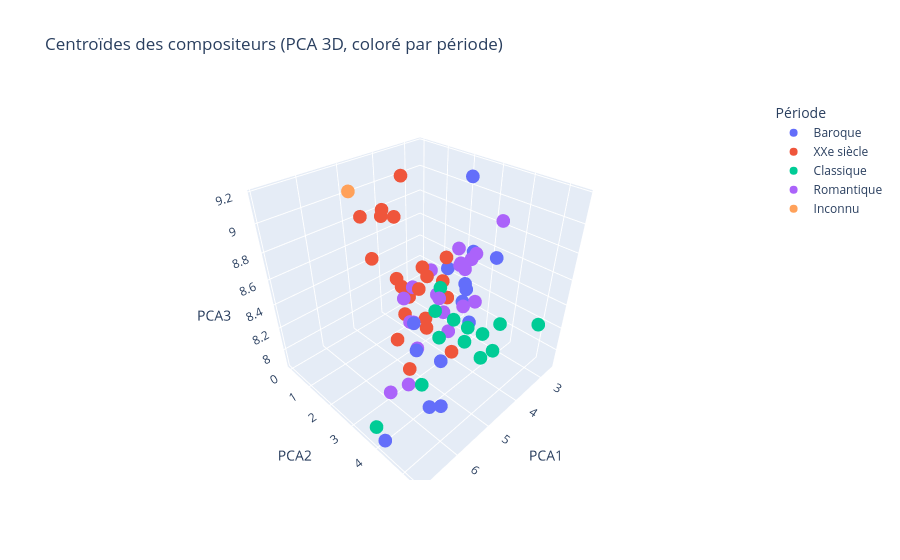

This figure's notebook cell:
### Code cell
# Calculer les centroïdes pour chaque compositeur
# On retire la colonne 'periode' avant de faire la moyenne
df_X = pd.DataFrame(X_pca_umap_3d)
df_X['composer'] = y
centroides = df_X.groupby('composer').mean()
df_X['periode'] = periodes

# Récupérer la période dominante pour chaque compositeur
periode_centroide = df_X.groupby('composer')['periode'].agg(lambda x: x.value_counts().idxmax())

# Affichage des centroïdes sur plotly (projection PCA 3D pour visualisation)
centroides_pca = centroides.values

fig = px.scatter_3d(
    x=centroides_pca[:, 0],
    y=centroides_pca[:, 1],
    z=centroides_pca[:, 2],
    # text=centroides.index,
    hover_name=centroides.index,
    color=periode_centroide,
    title="Centroïdes des compositeurs (PCA 3D, coloré par période)",
    labels={'x': 'PCA1', 'y': 'PCA2', 'z': 'PCA3', 'color': 'Période'}
)
fig.update_traces(marker=dict(size=8))
fig.show()

### Figure 1 — Plotly figure (JSON) as saved in the notebook; plotly's stock layout.template omitted (floating-point values rounded to 4 significant figures)
{"data": [{"hovertemplate": "<b>%{hovertext}</b><br><br>Période=Baroque<br>PCA1=%{x}<br>PCA2=%{y}<br>PCA3=%{z}<extra></extra>", "hovertext": ["Albinoni; Tomaso", "Bach; Johann Sebastian", "Corelli; Arcangelo", "Couperin; Francois", "Giustini; Lodovico", "Handel; George Frederic", "Lully; Jean-Baptiste", "Platti; Giovanni Benedetto", "Purcell; Henry", "Rameau; Jean-Phillipe", "Scarlatti; Domenico", "Stamitz; Johann", "Telemann; Georg Philipp", "Vivaldi; Antonio"], "legendgroup": "Baroque", "marker": {"color": "#636efa", "size": 8, "symbol": "circle"}, "mode": "markers", "name": "Baroque", "scene": "scene", "showlegend": true, "type": "scatter3d", "x": [6.192, 4.205, 5.672, 4.206, 4.496, 6.913, 3.136, 5.864, 2.614, 3.661, 3.412, 5.561, 4.68, 5.485], "y": [4.819, 3.625, 4.612, 3.679, 4.014, 4.174, 1.884, 3.878, 2.112, 3.351, 3.901, 3.573, 4.359, 4.345], "z": [8.165, 8.457, 8.002, 8.604, 8.645, 7.916, 8.381, 8.6, 9.075, 8.738, 8.714, 8.287, 8.467, 8.305]}, {"hovertemplate": "<b>%{hovertext}</b><br><br>Période=XXe siècle<br>PCA1=%{x}<br>PCA2=%{y}<br>PCA3=%{z}<extra></extra>", "hovertext": ["Antheil; George", "Bartok; Bela", "Berg; Alban", "Britten; Benjamin", "Debussy; Claude", "Faure; Gabriel", "Hindemith; Paul", "Ives; Charles Edward", "Mahler; Gustav", "Messiaen; Olivier", "Milhaud; Darius", "Prokofiew; Sergej", "Ravel; Maurice", "Schoenberg; Arnold", "Shostakovich; Dmitri", "Sibelius; Jean", "Strauss; Richard", "Stravinsky; Igor", "Varese; Edgar", "Webern; Anton", "Weill; Kurt"], "legendgroup": "XXe siècle", "marker": {"color": "#EF553B", "size": 8, "symbol": "circle"}, "mode": "markers", "name": "XXe siècle", "scene": "scene", "showlegend": true, "type": "scatter3d", "x": [5.107, 4.148, 5.022, 4.775, 3.841, 5.171, 4.776, 4.794, 4.768, 4.234, 4.9, 5.232, 3.658, 5.165, 5.028, 4.625, 4.85, 4.659, 4.287, 4.551, 5.698], "y": [2.221, 2.212, 0.707, 2.279, 2.48, 2.284, 1.973, 2.952, 3.928, 0.3946, 2.823, 2.717, 2.386, 1.33, 2.131, 3.536, 2.893, 2.83, 1.374, 0.9287, 3.487], "z": [9.043, 8.025, 8.908, 8.418, 8.435, 8.111, 8.466, 8.326, 8.174, 8.805, 8.566, 8.405, 8.596, 8.671, 8.584, 8.545, 8.731, 8.629, 9.17, 8.928, 8.141]}, {"hovertemplate": "<b>%{hovertext}</b><br><br>Période=Classique<br>PCA1=%{x}<br>PCA2=%{y}<br>PCA3=%{z}<extra></extra>", "hovertext": ["Bach; Carl Philipp Emanuel", "Bach; Johann Christian", "Beethoven; Ludwig van", "Boccherini; Luigi Rodolofo", "Cimarosa; Domenico", "Clementi; Muzio", "Dussek; Jan Ladislav", "Haydn; Johann Michael", "Haydn; Joseph", "Mozart; Leopold", "Mozart; Wolfgang Amadeus", "Pleyel; Ignace Joseph", "Salieri; Antonio"], "legendgroup": "Classique", "marker": {"color": "#00cc96", "size": 8, "symbol": "circle"}, "mode": "markers", "name": "Classique", "scene": "scene", "showlegend": true, "type": "scatter3d", "x": [4.739, 6.769, 5.03, 4.234, 6.001, 4.112, 4.69, 4.646, 4.808, 5.057, 4.93, 5.975, 3.358], "y": [3.41, 3.615, 3.584, 4.418, 4.319, 4.828, 4.271, 5.136, 3.984, 5.152, 4.573, 4.816, 5.412], "z": [8.621, 7.883, 8.511, 8.301, 8.215, 8.42, 8.299, 8.348, 8.459, 8.376, 8.5, 8.653, 8.363]}, {"hovertemplate": "<b>%{hovertext}</b><br><br>Période=Romantique<br>PCA1=%{x}<br>PCA2=%{y}<br>PCA3=%{z}<extra></extra>", "hovertext": ["Berlioz; Hector", "Borodin; Alexander", "Brahms; Johannes", "Bruckner; Anton", "Chopin; Frederic", "Dvorak; Antonin", "Grieg; Edvard", "Liszt; Franz", "Mendelssohn-Bartholdy; Felix", "Mussorgsky; Modest", "Rimsky-Korsakov; Nicolai", "Rossini; Gioacchino", "Saint-Saens; Camille", "Schubert; Franz", "Schumann; Clara", "Schumann; Robert", "Smetana; Bedrich", "Tchaikovsky; Peter Iljitsch", "Verdi; Giuseppe", "Wagner; Richard", "Weber; Carl Maria von"], "legendgroup": "Romantique", "marker": {"color": "#ab63fa", "size": 8, "symbol": "circle"}, "mode": "markers", "name": "Romantique", "scene": "scene", "showlegend": true, "type": "scatter3d", "x": [5.706, 5.29, 3.704, 5.908, 4.189, 4.314, 3.925, 5.322, 3.982, 4.711, 4.268, 3.486, 5.863, 4.612, 5.497, 4.881, 4.402, 4.762, 4.231, 3.946, 5.282], "y": [3.668, 2.984, 2.953, 2.961, 2.41, 3.77, 3.702, 2.804, 3.267, 2.344, 3.705, 4.035, 3.654, 3.406, 3.525, 3.895, 4.231, 3.319, 3.853, 3.132, 3.998], "z": [8.55, 8.387, 8.599, 7.874, 8.566, 8.454, 8.792, 8.555, 8.683, 8.496, 8.725, 8.996, 8.066, 8.408, 8.284, 8.366, 8.564, 8.562, 8.807, 8.775, 8.698]}, {"hovertemplate": "<b>%{hovertext}</b><br><br>Période=Inconnu<br>PCA1=%{x}<br>PCA2=%{y}<br>PCA3=%{z}<extra></extra>", "hovertext": ["Boulez; Pierre"], "legendgroup": "Inconnu", "marker": {"color": "#FFA15A", "size": 8, "symbol": "circle"}, "mode": "markers", "name": "Inconnu", "scene": "scene", "showlegend": true, "type": "scatter3d", "x": [4.868], "y": [-0.006273], "z": [9.018]}], "layout": {"legend": {"title": {"text": "Période"}, "tracegroupgap": 0}, "scene": {"domain": {"x": [0, 1], "y": [0, 1]}, "xaxis": {"title": {"text": "PCA1"}}, "yaxis": {"title": {"text": "PCA2"}}, "zaxis": {"title": {"text": "PCA3"}}}, "title": {"text": "Centroïdes des compositeurs (PCA 3D, coloré par période)"}}}
